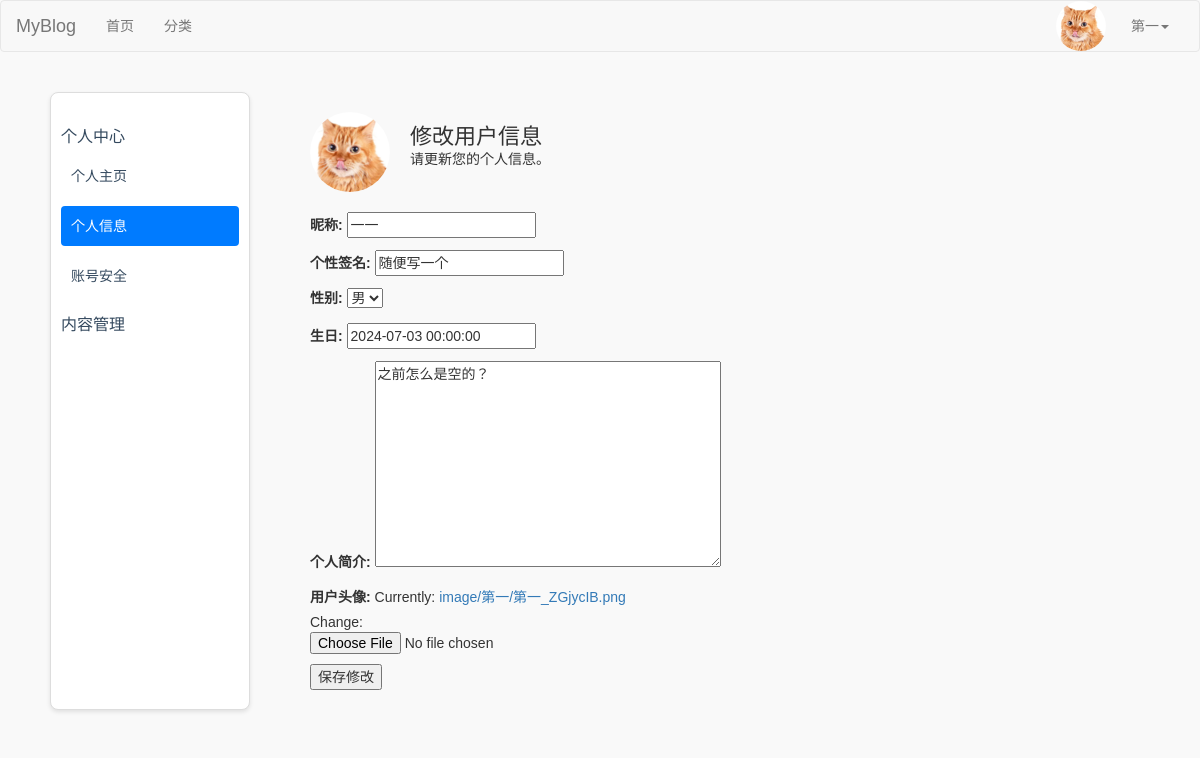
/users/profile/editor (signed in), run on an earlier commit of the app's database.
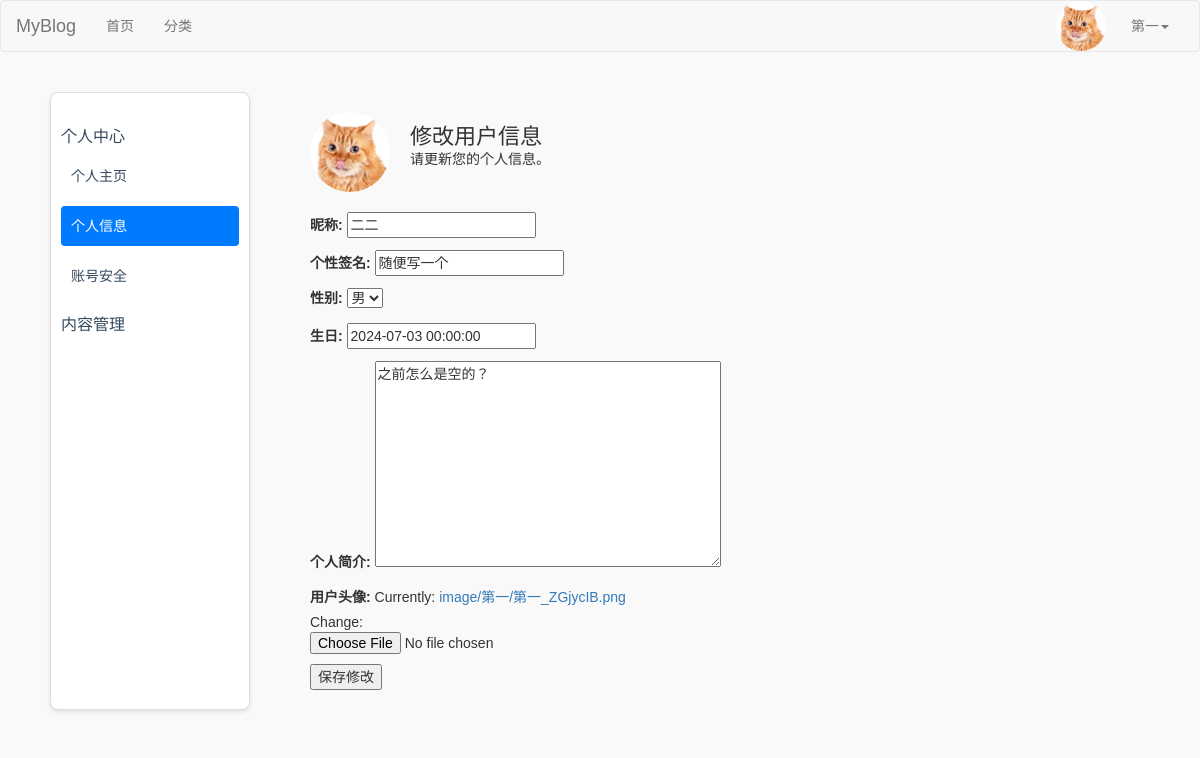
And on a later commit of the database.
### users/models.py (models this page shows, shortened)
class UserProfile(models.Model):
    USER_GENDER_TYPE = (
        ('male','男'),
        ('female','女'),
    )
    owner = models.OneToOneField(User, on_delete=models.CASCADE, verbose_name='用户')
    nickname=models.CharField(verbose_name='昵称',max_length=23,blank=True,null=True)
    birthday=models.DateTimeField(verbose_name='生日',blank=True,null=True)
    gender=models.CharField(verbose_name='性别', choices=USER_GENDER_TYPE,max_length=6,default='male')
    image=models.ImageField(verbose_name='用户头像',upload_to=user_avatar_upload_to,default='image/default.jpg',max_length=255)
    desc=models.TextField(verbose_name='个人简介',max_length=200,blank=True,default='')
    signature=models.CharField(verbose_name='个性签名',max_length=50,blank=True,default='')

### users/views/account.py (the view)
# urls.py: path("profile/editor", account.editor_users, name='editor_users'),
@login_required(login_url='login')
def editor_users(request):
    user_profile = request.user.userprofile  # 获取当前用户的用户信息
    if request.method == 'POST':
        form = UserProfileForm(request.POST, request.FILES, instance=user_profile)
        if form.is_valid():
            form.save()
            messages.success(request, "信息修改成功！")
            return render(request, 'user.html', {'page_template': 'user_profile.html','active_menu': 'user-info',  # 标记为 '个人中心' 菜单
        'active_link': 'user_profile'})
    else:
        form = UserProfileForm(instance=user_profile)
    return render(request, 'user.html', {'page_template': 'editor_users.html', 'form': form, 'active_menu': 'user-info',  # 标记为 '个人中心' 菜单
        'active_link': 'user_profile'})

### users/forms/account.py
class UserProfileForm(forms.ModelForm):
    class Meta:
        model = UserProfile
        fields = ['nickname', 'signature', 'gender', 'birthday', 'desc', 'image']

### users/templates/user.html (shortened to what this page needs)
{% extends 'layout/basic.html' %}
{% load static %}
{% block css %}
    <link rel="stylesheet" href="{% static 'css/user.css' %}">
{% endblock %}
{% block content %}
    <div class="container">
        <div class="sidebar">
    <h3 id="user-info-header" onclick="toggleSubmenu('user-info')"
        class="{% if active_menu == 'user-info' %}active{% endif %}">个人中心</h3>
    <ul id="user-info" class="submenu{% if active_menu == 'user-info' %} active{% endif %}">
        <li><a href="{% url 'users:user_home' %}" class="{% if active_link == 'user_home' %}active-link{% endif %}">个人主页</a></li>
        <li><a href="{% url 'users:user_profile' %}" class="{% if active_link == 'user_profile' %}active-link{% endif %}">个人信息</a></li>
        <li><a href="{% url 'users:account_safety' %}" class="{% if active_link == 'account_safety' %}active-link{% endif %}">账号安全</a></li>
    </ul>
    <h3 id="content-manage-header" onclick="toggleSubmenu('content-manage')"
        class="{% if active_menu == 'content-manage' %}active{% endif %}">内容管理</h3>
</div>
        <div class="content-wrapper">
            {% include page_template %}
        </div>
    </div>
{% endblock %}

### users/templates/editor_users.html (shortened to what this page needs)
<div class="content">
    <div class="header">
        <img src="{{ request.user.userprofile.image.url }}" alt="Avatar" class="avatar">
        <div>
            <h2>修改用户信息</h2>
            <p>请更新您的个人信息。</p>
        </div>
    </div>
    <form method="post" enctype="multipart/form-data">
        {{ form.as_p }}
        <button type="submit" class="save-btn">保存修改</button>
    </form>
</div>

What changed in the data, as far as the page shows it:
changed UserProfile "随便写一个": nickname "一一" → "二二"
